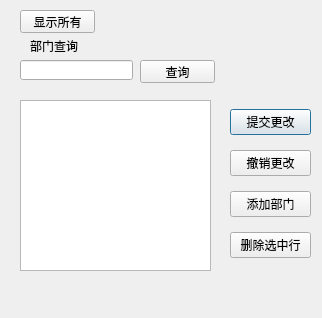
<?xml version="1.0" encoding="UTF-8"?>
<ui version="4.0">
 <class>Dept_manager</class>
 <widget class="QDialog" name="Dept_manager">
  <property name="geometry">
   <rect>
    <x>0</x>
    <y>0</y>
    <width>322</width>
    <height>318</height>
   </rect>
  </property>
  <property name="windowTitle">
   <string>部门信息</string>
  </property>
  <widget class="QWidget" name="verticalLayoutWidget">
   <property name="geometry">
    <rect>
     <x>230</x>
     <y>100</y>
     <width>81</width>
     <height>171</height>
    </rect>
   </property>
   <layout class="QVBoxLayout" name="verticalLayout">
    <item>
     <widget class="QPushButton" name="submit">
      <property name="text">
       <string>提交更改</string>
      </property>
     </widget>
    </item>
    <item>
     <widget class="QPushButton" name="cancle">
      <property name="text">
       <string>撤销更改</string>
      </property>
     </widget>
    </item>
    <item>
     <widget class="QPushButton" name="add">
      <property name="text">
       <string>添加部门</string>
      </property>
     </widget>
    </item>
    <item>
     <widget class="QPushButton" name="del">
      <property name="text">
       <string>删除选中行</string>
      </property>
     </widget>
    </item>
   </layout>
  </widget>
  <widget class="QPushButton" name="all">
   <property name="geometry">
    <rect>
     <x>20</x>
     <y>10</y>
     <width>75</width>
     <height>23</height>
    </rect>
   </property>
   <property name="text">
    <string>显示所有</string>
   </property>
  </widget>
  <widget class="QLabel" name="label">
   <property name="geometry">
    <rect>
     <x>30</x>
     <y>40</y>
     <width>54</width>
     <height>12</height>
    </rect>
   </property>
   <property name="text">
    <string>部门查询</string>
   </property>
  </widget>
  <widget class="QLineEdit" name="input">
   <property name="geometry">
    <rect>
     <x>20</x>
     <y>60</y>
     <width>113</width>
     <height>20</height>
    </rect>
   </property>
  </widget>
  <widget class="QTableView" name="view_a">
   <property name="geometry">
    <rect>
     <x>20</x>
     <y>100</y>
     <width>191</width>
     <height>171</height>
    </rect>
   </property>
  </widget>
  <widget class="QPushButton" name="query">
   <property name="geometry">
    <rect>
     <x>140</x>
     <y>60</y>
     <width>75</width>
     <height>23</height>
    </rect>
   </property>
   <property name="text">
    <string>查询</string>
   </property>
  </widget>
 </widget>
 <resources/>
 <connections/>
</ui>
